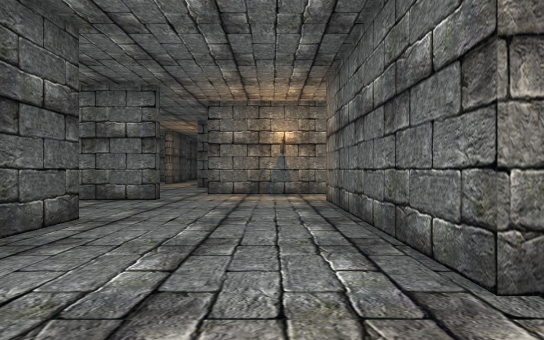
view 1 (above)

23 first-person views from a walk through a Unity game level. The camera is 1.4 m above the floor, looks level and sees 80° across. The floor is counted in squares, 2 m on a side. Each view is taken from the middle of a square. On the plan, view 1 faces up. The plan holds only what a view shows up to about 10 squares ahead; the rest is blank. The player character is not drawn. Some animated figures are left out.

view 2
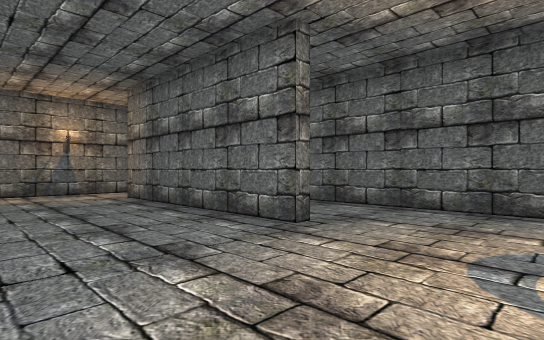

view 3
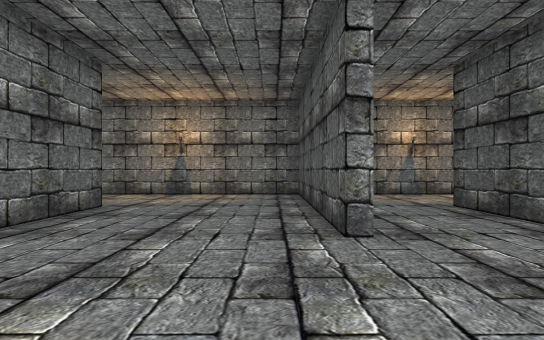

view 4
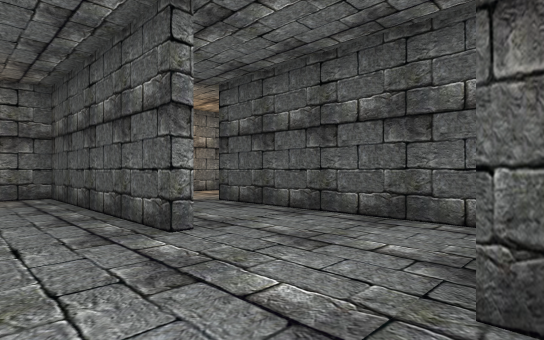

view 5
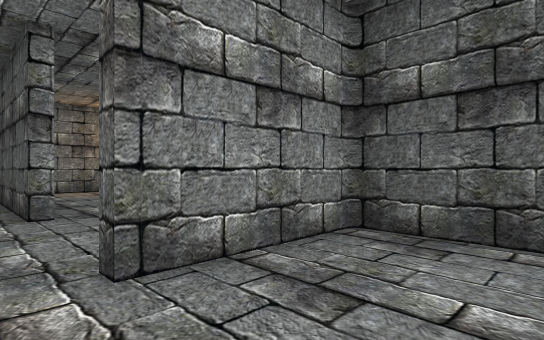

view 6
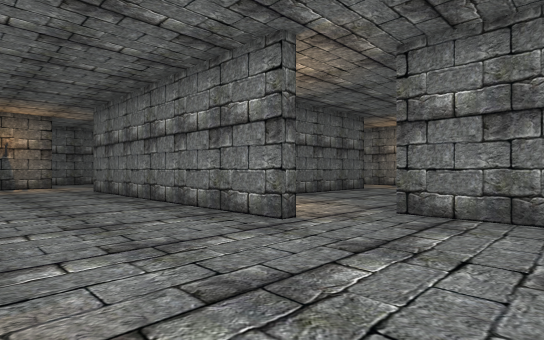

view 7
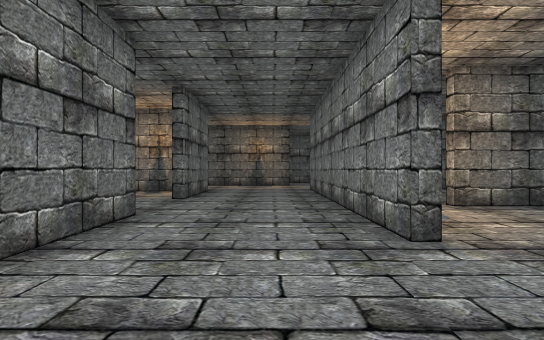

view 8
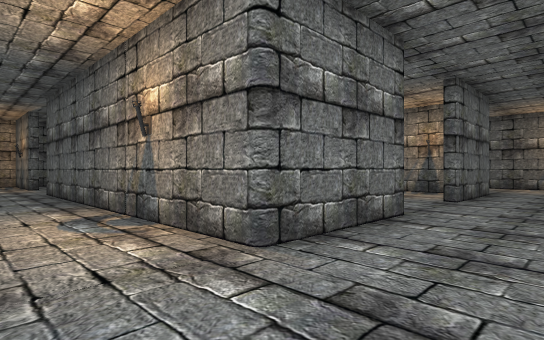

view 9
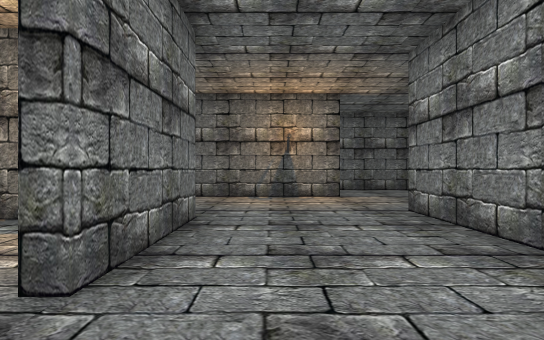

view 10
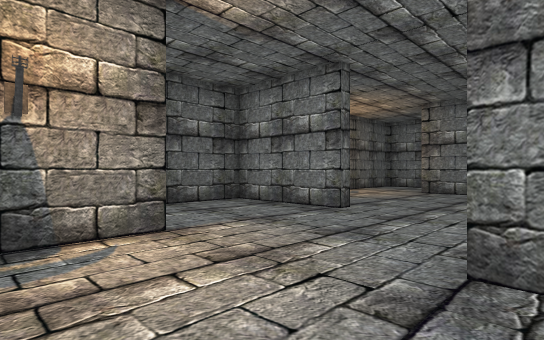

view 11
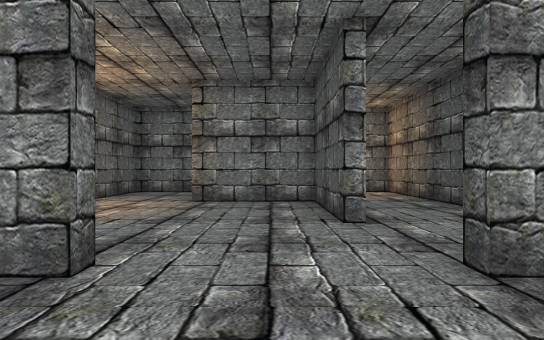

view 12
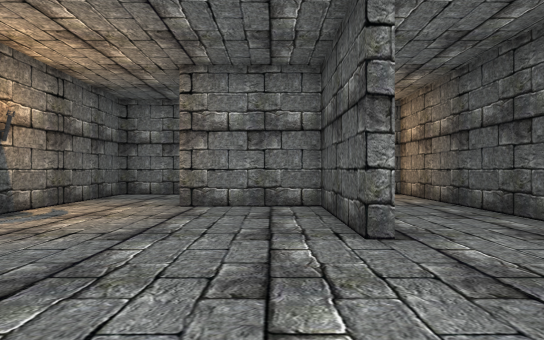

view 13
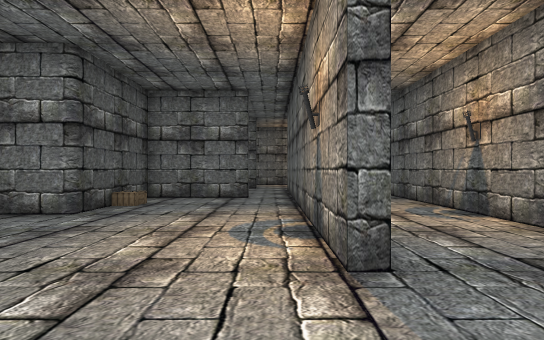

view 14
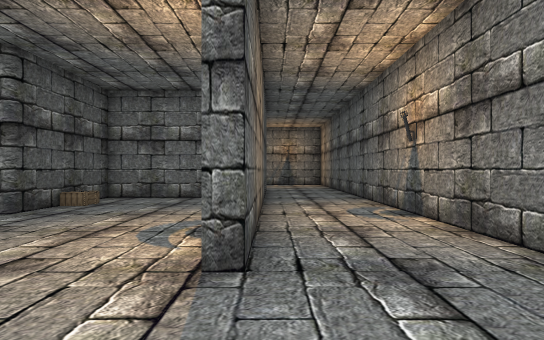

view 15
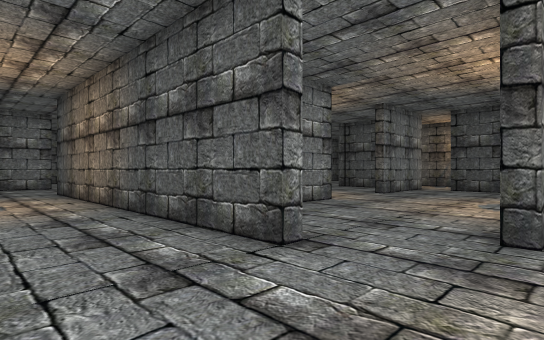

view 16
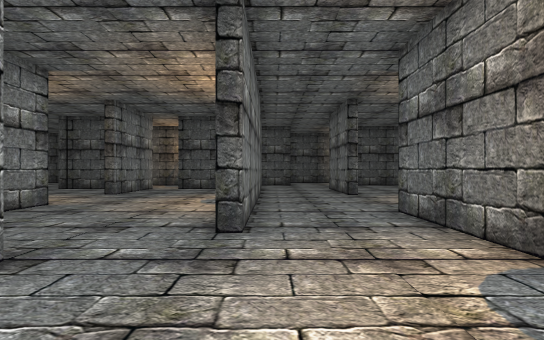

view 17
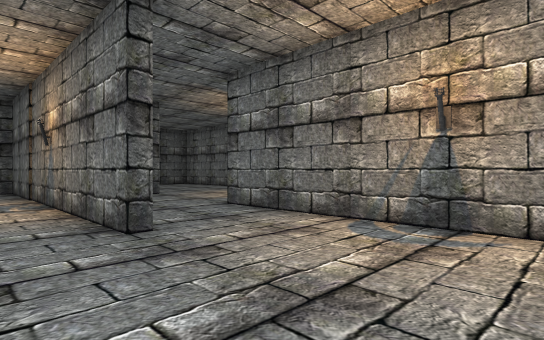

view 18
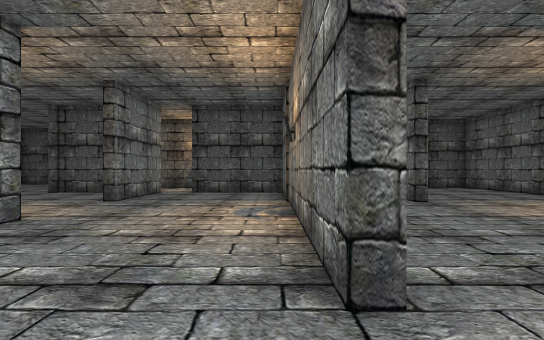

view 19
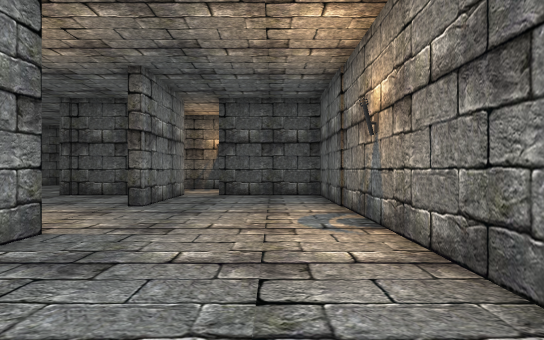

view 20
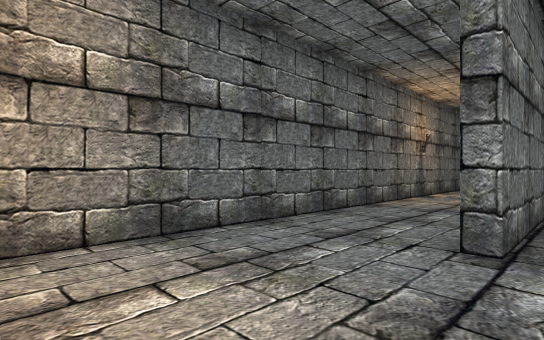

view 21
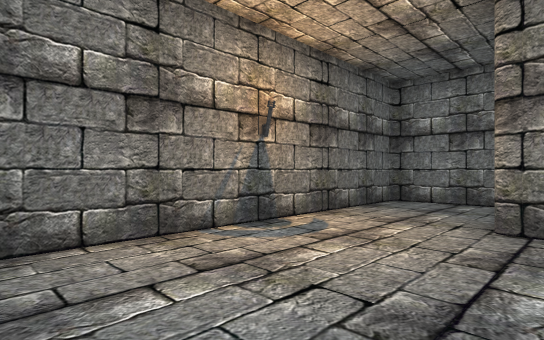

view 22
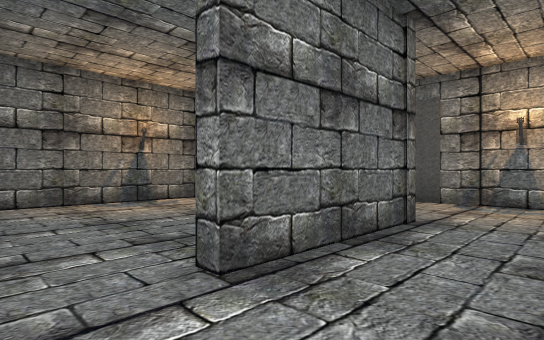

view 23
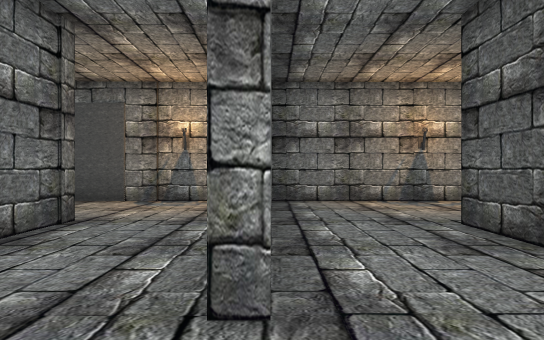

### Floor plan
Points are (right, up) in squares from view 1. A wall is a line through its corners. A room is listed if a view was taken in it or the views show most of it. See-through windows are left out.
Room 1 (views 1, 2, 3, 4)
walls: (-2.7, 4.8) (-2.7, -1.4) (4, -1.4); (1.5, 3.1) (1.5, 1.8); (1.3, 1.8) (1.3, 7.5); (-2.7, 7.9) (-2.7, 7.6) (-4.6, 7.6); (-5.5, 7) (-5.5, 1.6); (-7.2, -1.4) (-4.2, -1.4); (4, -0.5) (4, 3.8); (1.9, 9.3) (-1.9, 9.3)
ways out: opening at (-2.5, 9.5) to room 2; opening at (4, 5.5) to room 2
Room 2 (views 5, 6, 7, 8, 9, 10, 11, 12, 13, 14, 17, 21, 22, 23)
walls: (6.1, 6.9) (6.6, 6.9) (6.6, 6.5); (7.1, 4.8) (7.1, 1.8) (9.7, 1.8); (9.3, 6.5) (9.3, 6.9) (12.3, 6.9) (12.3, 8.9); (9.5, 10.1) (9.5, 16.5); (4.3, 3.6) (4.3, -1.4) (8.5, -1.4); (6.8, 1.5) (6.8, 4.8); (12.3, 10.6) (12.3, 19.5); (0, 13.1) (-3, 13.1); (-1.9, 9.3) (-1.9, 9.6) (6.6, 9.6); (8.5, 16.2) (5.9, 16.2) (5.9, 13.1) (2.8, 13.1) (2.8, 13.5); (10.2, -1.4) (12.3, -1.4) (12.3, 5.7); (9.8, 19) (9.8, 10.1); (-5.5, 9.8) (-5.5, 7.9) (-2.7, 7.9)
ways out: opening at (-2.5, 9.5) to room 1; opening at (4, 5.5) to room 1; opening at (11.5, 18.5) to room 3; opening at (1.5, 13) to room 4; opening at (9, 16) to room 4; opening at (-4.5, 13)
Room 3 (views 15, 16, 18, 20)
walls: (12.3, 19.5) (12.3, 21.7); (11.8, 23.1) (6.5, 23.1); (6.4, 20.7) (8.4, 20.7) (8.4, 20.4)
ways out: opening at (11.5, 18.5) to room 2; opening at (9, 19) to room 4; opening at (7.5, 21.5)
Room 4 (view 19)
walls: (5.4, 16.5) (6.6, 16.5); (5.6, 14.2) (5.6, 15.9); (-0.1, 16.5) (2.8, 16.5) (2.8, 16.1); (0, 15) (0, 13.1); (9.5, 16.5) (9.5, 19); (8.4, 20.4) (0, 20.4) (0, 17.5)
ways out: opening at (1.5, 13) to room 2; opening at (9, 16) to room 2; opening at (9, 19) to room 3; opening at (0, 17)

Where each view was taken, in squares from view 1:
view 1: 0 up, 0 right, facing up
view 2: 1 down, 2 left, facing up-right
view 3: 8 up, 2 left, facing down
view 4: 8 up, 1 left, facing down-left
view 5: 10 up, 2 left, facing down-left
view 6: 13 up, 5 left, facing down-right
view 7: 11 up, 5 left, facing right
view 8: 11 up, 5 left, facing up-right
view 9: 12 up, 1 right, facing right
view 10: 12 up, 6 right, facing down-right
view 11: 9 up, 8 right, facing down
view 12: 8 up, 8 right, facing down
view 13: 8 up, 9 right, facing up
view 14: 8 up, 10 right, facing up
view 15: 21 up, 12 right, facing down-left
view 16: 21 up, 12 right, facing left
view 17: 19 up, 12 right, facing up-left
view 18: 20 up, 10 right, facing left
view 19: 19 up, 9 right, facing left
view 20: 22 up, 9 right, facing down-right
view 21: 6 up, 9 right, facing down-right
view 22: 6 up, 5 right, facing down-right
view 23: 6 up, 4 right, facing down
